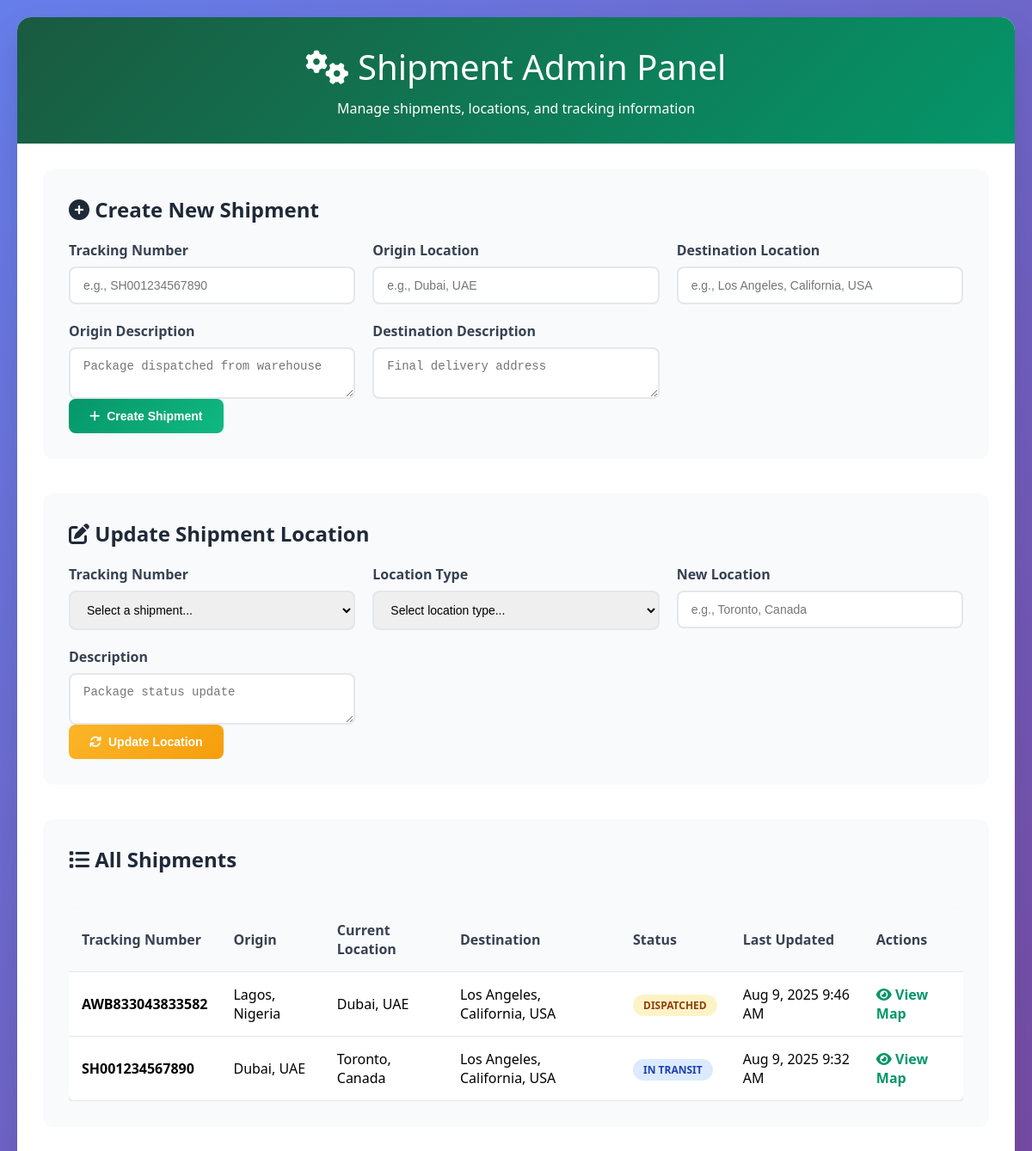
The app's page /admin.php with its own data.
### tables this page shows
CREATE TABLE `shipments` (
  `id` int(11) NOT NULL,
  `tracking_number` varchar(50) NOT NULL,
  `origin_location` varchar(255) NOT NULL,
  `origin_description` varchar(500) DEFAULT NULL,
  `current_location` varchar(255) NOT NULL,
  `current_description` varchar(500) DEFAULT NULL,
  `destination_location` varchar(255) NOT NULL,
  `destination_description` varchar(500) DEFAULT NULL,
  `status` enum('dispatched','in_transit','delivered','delayed') DEFAULT 'in_transit',
  `created_at` timestamp NOT NULL DEFAULT current_timestamp(),
  `updated_at` timestamp NOT NULL DEFAULT current_timestamp() ON UPDATE current_timestamp()
);

### database.php (called while the page is built, shortened)
<?php
class Database {
    private $host = 'localhost';
    private $db_name = 'shipment_tracking';
    private $username = 'root';
    private $password = '';
    public function connect() {
        $this->conn = null;
        try {
            $this->conn = new PDO(
                "mysql:host=" . $this->host . ";dbname=" . $this->db_name,
                $this->username,
                $this->password
            );
            $this->conn->setAttribute(PDO::ATTR_ERRMODE, PDO::ERRMODE_EXCEPTION);
            $this->conn->setAttribute(PDO::ATTR_DEFAULT_FETCH_MODE, PDO::FETCH_ASSOC);
        } catch(PDOException $e) {
            echo "Connection Error: " . $e->getMessage();
            die();
        }
        return $this->conn;
    }
}
function getDbConnection() {
    $database = new Database();
    return $database->connect();
}
?>

### Shipment.php (called while the page is built, shortened)
<?php
require_once __DIR__ . '/../config/database.php';
class Shipment {
    private $conn;
    public function __construct() {
        $this->conn = getDbConnection();
    }
    public function getAllShipments() {
        try {
            $query = "SELECT * FROM shipments ORDER BY updated_at DESC";
            $stmt = $this->conn->prepare($query);
            $stmt->execute();
            return $stmt->fetchAll();
        } catch(PDOException $e) {
            error_log("Database Error: " . $e->getMessage());
            return [];
        }
    }
}
?>

### admin.php (the view, shortened to what this page needs)
<?php
require_once 'classes/Shipment.php';
$shipment = new Shipment();
$allShipments = $shipment->getAllShipments();
?>
<!DOCTYPE html>
<html lang="en">
<head>
    <link rel="stylesheet" href="https://cdnjs.cloudflare.com/ajax/libs/font-awesome/6.4.0/all.min.css" />
</head>
<body>
    <div class="container">
        <div class="header">
            <h1><i class="fas fa-cogs"></i> Shipment Admin Panel</h1>
            <p>Manage shipments, locations, and tracking information</p>
        </div>
        <div class="admin-content">
            <div class="section">
                <h2><i class="fas fa-plus-circle"></i> Create New Shipment</h2>
                <form method="POST">
                    <div class="form-grid">
                        <div class="form-group">
                            <label for="tracking_number">Tracking Number</label>
                            <input type="text" id="tracking_number" name="tracking_number" required
                                   placeholder="e.g., SH001234567890">
                        </div>
                        <div class="form-group">
                            <label for="origin">Origin Location</label>
                            <input type="text" id="origin" name="origin" required
                                   placeholder="e.g., Dubai, UAE">
                        </div>
                        <div class="form-group">
                            <label for="destination">Destination Location</label>
                            <input type="text" id="destination" name="destination" required
                                   placeholder="e.g., Los Angeles, California, USA">
                        </div>
                        <div class="form-group">
                            <label for="origin_description">Origin Description</label>
                            <textarea id="origin_description" name="origin_description" rows="2"
                                      placeholder="Package dispatched from warehouse"></textarea>
                        </div>
                        <div class="form-group">
                            <label for="destination_description">Destination Description</label>
                            <textarea id="destination_description" name="destination_description" rows="2"
                                      placeholder="Final delivery address"></textarea>
                        </div>
                    </div>
                    <button type="submit" class="btn btn-primary">
                        <i class="fas fa-plus"></i> Create Shipment
                    </button>
                </form>
            </div>
            <div class="section">
                <h2><i class="fas fa-edit"></i> Update Shipment Location</h2>
                <form method="POST">
                    <div class="form-grid">
                        <div class="form-group">
                            <label for="update_tracking">Tracking Number</label>
                            <select id="update_tracking" name="tracking_number" required>
                                <option value="">Select a shipment...</option>
                            </select>
                        </div>
                        <div class="form-group">
                            <label for="location_type">Location Type</label>
                            <select id="location_type" name="location_type" required>
                                <option value="">Select location type...</option>
                            </select>
                        </div>
                        <div class="form-group">
                            <label for="update_location">New Location</label>
                            <input type="text" id="update_location" name="location" required
                                   placeholder="e.g., Toronto, Canada">
                        </div>
                        <div class="form-group">
                            <label for="update_description">Description</label>
                            <textarea id="update_description" name="description" rows="2"
                                      placeholder="Package status update"></textarea>
                        </div>
                    </div>
                    <button type="submit" class="btn btn-secondary">
                        <i class="fas fa-sync"></i> Update Location
                    </button>
                </form>
            </div>
            <div class="section">
                <h2><i class="fas fa-list"></i> All Shipments</h2>
                <?php if (empty($allShipments)): ?>
                    <p>No shipments found. Create a new shipment to get started.</p>
                <?php else: ?>
                    <div style="overflow-x: auto;">
                        <table class="shipments-table">
                            <thead>
                                <tr>
                                    <th>Tracking Number</th>
                                    <th>Origin</th>
                                    <th>Current Location</th>
                                    <th>Destination</th>
                                    <th>Status</th>
                                    <th>Last Updated</th>
                                    <th>Actions</th>
                                </tr>
                            </thead>
                            <tbody>
                                <?php foreach ($allShipments as $ship): ?>
                                    <tr>
                                        <td>
                                            <strong><?php echo htmlspecialchars($ship['tracking_number']); ?></strong>
                                        </td>
                                        <td><?php echo htmlspecialchars($ship['origin_location']); ?></td>
                                        <td><?php echo htmlspecialchars($ship['current_location']); ?></td>
                                        <td><?php echo htmlspecialchars($ship['destination_location']); ?></td>
                                        <td>
                                            <span class="status-badge status-<?php echo $ship['status']; ?>">
                                                <?php echo ucfirst(str_replace('_', ' ', $ship['status'])); ?>
                                            </span>
                                        </td>
                                        <td><?php echo date('M j, Y g:i A', strtotime($ship['updated_at'])); ?></td>
                                        <td>
                                            <a href="index.php?tracking=<?php echo urlencode($ship['tracking_number']); ?>"
                                               class="view-link" target="_blank">
                                                <i class="fas fa-eye"></i> View Map
                                            </a>
                                        </td>
                                    </tr>
                                <?php endforeach; ?>
                            </tbody>
                        </table>
                    </div>
                <?php endif; ?>
            </div>
        </div>
    </div>
</body>
</html>

### admin.php (style rules this page uses)
* { margin: 0; padding: 0; box-sizing: border-box; }
body { font-family: 'Segoe UI', Tahoma, Geneva, Verdana, sans-serif; background: linear-gradient(135deg, #667eea 0%, #764ba2 100%); min-height: 100vh; padding: 20px; }
.container { max-width: 1400px; margin: 0 auto; background: white; border-radius: 16px; box-shadow: 0 20px 40px rgba(0, 0, 0, 0.1); overflow: hidden; }
.header { background: linear-gradient(135deg, #1a5a40 0%, #059669 100%); color: white; padding: 30px; text-align: center; }
.header h1 { font-size: 2.5rem; margin-bottom: 10px; font-weight: 300; }
.admin-content { padding: 30px; }
.section { margin-bottom: 40px; background: #f8fafc; border-radius: 12px; padding: 30px; }
.section h2 { color: #1f2937; margin-bottom: 20px; font-size: 1.5rem; }
.form-grid { display: grid; gap: 20px; grid-template-columns: repeat(auto-fit, minmax(300px, 1fr)); }
.form-group { display: flex; flex-direction: column; gap: 8px; }
.form-group label { font-weight: 600; color: #374151; }
.form-group input, .form-group select, .form-group textarea { padding: 12px 15px; border: 2px solid #e5e7eb; border-radius: 8px; font-size: 14px; transition: border-color 0.3s ease; }
.btn { padding: 12px 24px; border: none; border-radius: 8px; font-weight: 600; cursor: pointer; transition: all 0.3s ease; display: inline-flex; align-items: center; gap: 8px; font-size: 14px; }
.btn-primary { background: linear-gradient(135deg, #059669, #10b981); color: white; }
.btn-secondary { background: linear-gradient(135deg, #fcb529, #f59e0b); color: white; }
.shipments-table { width: 100%; border-collapse: collapse; margin-top: 20px; background: white; border-radius: 8px; overflow: hidden; box-shadow: 0 4px 6px rgba(0, 0, 0, 0.1); }
.shipments-table th, .shipments-table td { padding: 15px; text-align: left; border-bottom: 1px solid #e5e7eb; }
.shipments-table th { background: #f9fafb; font-weight: 600; color: #374151; }
.status-badge { padding: 4px 12px; border-radius: 20px; font-size: 12px; font-weight: 600; text-transform: uppercase; }
.status-dispatched { background: #fef3c7; color: #92400e; }
.status-in_transit { background: #dbeafe; color: #1e40af; }
.view-link { color: #059669; text-decoration: none; font-weight: 600; }

### records on screen
shipments: tracking_number "AWB833043833582", origin_location "Lagos, Nigeria", current_location "Dubai, UAE", destination_location "Los Angeles, California, USA", status "DISPATCHED", updated_at "Aug 9, 2025 9:46 AM"
shipments: tracking_number "SH001234567890", origin_location "Dubai, UAE", current_location "Toronto, Canada", destination_location "Los Angeles, California, USA", status "IN TRANSIT", updated_at "Aug 9, 2025 9:32 AM"
